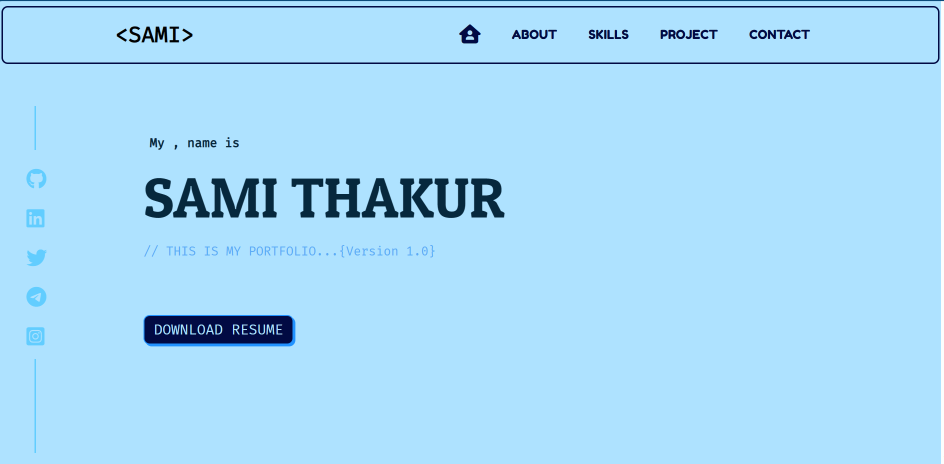
#> input picture Basic/old.png, 1887 x 927 px (shown at 1/2 size)
$ python '4_(contour).py'
#> lines starting #> are read from the running program, lines starting #| are printed output that depends on the picture; after the words box and inside, x2 and y2 are one past the last pixel; in counts of white or black regions, pixels touching at a corner belong together
import cv2 as cv
import numpy as np

# ------- Resizing and Rescaling Images --------- #

def rescale(frame, scale=0.8):
    # Images, Videos and Live Video
#> called with scale = 0.8
    height = int(frame.shape[0]*scale)
#> height = 741
    width = int(frame.shape[1]*scale)
#> width = 1509
    dimensions = (width, height)
#> dimensions = (1509, 741)

    return cv.resize(frame, dimensions, interpolation=cv.INTER_AREA) # (src , dimensions, interpolation)
    # interpolation is the method of how the image is resized
    # INTER_AREA is used for shrinking the image and INTER_LINEAR is used for enlarging the image

img = rescale(cv.imread('old.png'))
# cv.imshow("Plain",img)

gray = cv.cvtColor(img , cv.COLOR_RGB2GRAY)
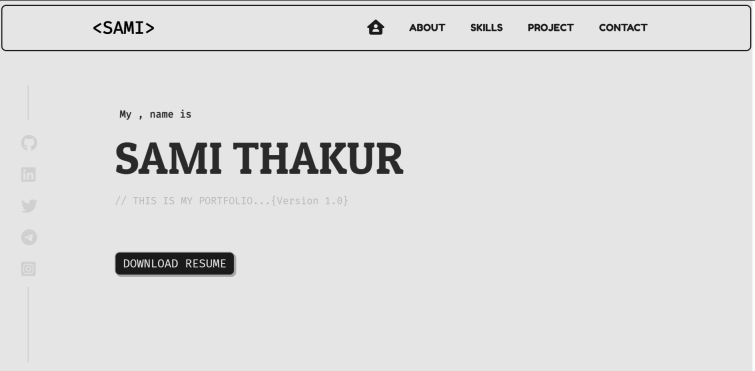
#> gray: shape (741, 1509) (shown at 1/2 size); min 0, max 252, mean 221.5
# cv.imshow("green" , gray)


canny = cv.Canny(gray , 125 , 175)
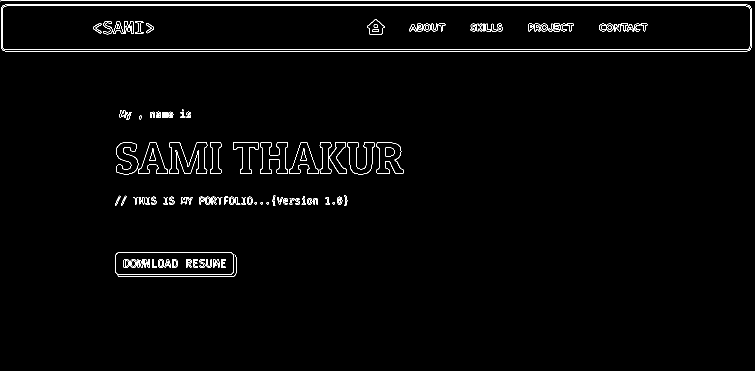
#> canny: shape (741, 1509) (shown at 1/2 size); 1.6% white in thin lines or dots, all inside (x1, y1, x2, y2) = (0, 1, 1509, 554)
canny = cv.dilate(canny , (7,7) , iterations = 3)
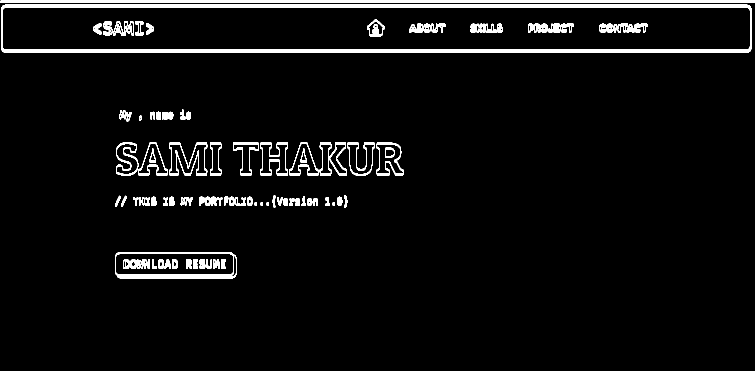
#> canny: shape (741, 1509) (shown at 1/2 size); 4.4% white; 93 white regions, largest, box (x1, y1, x2, y2) and area: (2, 9, 1503, 106) 19832, (0, 1, 1509, 6) 6036, (230, 504, 473, 557) 2980

threshold , thresh = cv.threshold(gray , 150 , 255, cv.THRESH_BINARY)
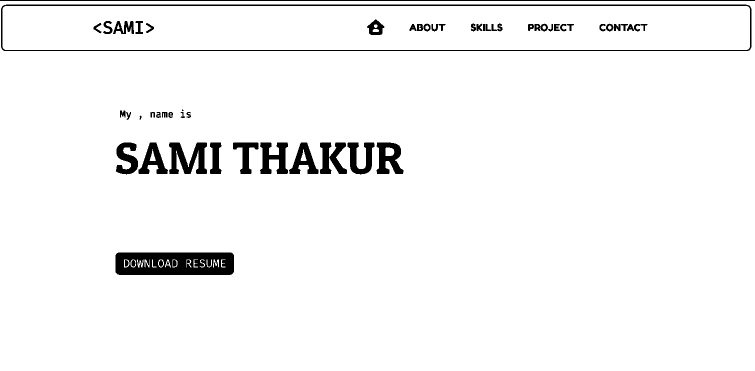
#> thresh: shape (741, 1509) (shown at 1/2 size); 96% white; 57 black regions (1 under 20 px)
# Contour is the outline of the object in the image
# basically the outline of the edges of the image
contour,hirerachy = cv.findContours(canny , cv.RETR_LIST , cv.CHAIN_APPROX_SIMPLE)
#> contour = 300 contours, 137 with area under 20; largest, box (x1, y1, x2, y2) and area: (2, 9, 1503, 106) 143922, (4, 14, 1501, 100) 127087, (230, 504, 473, 557) 12254, (230, 507, 468, 550) 9870, (0, 1, 1509, 6) 4524; hirerachy = 300 rows, first 6: [1, -1, -1, -1], [2, 0, -1, -1], [3, 1, -1, -1], [4, 2, -1, -1], [5, 3, -1, -1], [6, 4, -1, -1]
thresh_contour , thresh_hirerachy = cv.findContours(thresh , cv.RETR_LIST , cv.CHAIN_APPROX_SIMPLE)
#> thresh_contour = 90 contours, 9 with area under 20; largest, box (x1, y1, x2, y2) and area: (0, 2, 1509, 741) 1112904, (1, 8, 1504, 103) 141079, (5, 12, 1500, 100) 129938, (230, 504, 469, 551) 10878, (337, 284, 415, 349) 3110; thresh_hirerachy = 90 rows, first 6: [1, -1, -1, -1], [2, 0, -1, -1], [3, 1, -1, -1], [4, 2, -1, -1], [5, 3, -1, -1], [6, 4, -1, -1]
# (canny , retrieval method , approximation method)
# contour is a python list of all the coordinates of the contours in the image
# hirerachy is the hirerachy of the contours i.e from the outermost contour to the innermost contour
# canny is the image on which the contours are to be found
# cv.RETR_LIST returns all the contours in the image
# instead of cv.RETR_LIST , cv.RETR_EXTERNAL can also be used which returns only the outermost contours
# cv.CHAIN_APPROX_NONE is the method of how the contours are approximated
# instead of cv.CHAIN_APPROX_NONE , cv.CHAIN_APPROX_SIMPLE can also be used which approximates the contours
print(len(contour))
#| 300

blank = np.zeros(img.shape , dtype = "uint8") # plain canvas for drawing the contours
blank[:] = 0,255,0 # green color (BGR) rgb()

cont = cv.drawContours(blank , contour , -1 , (0,0,255) , 1)
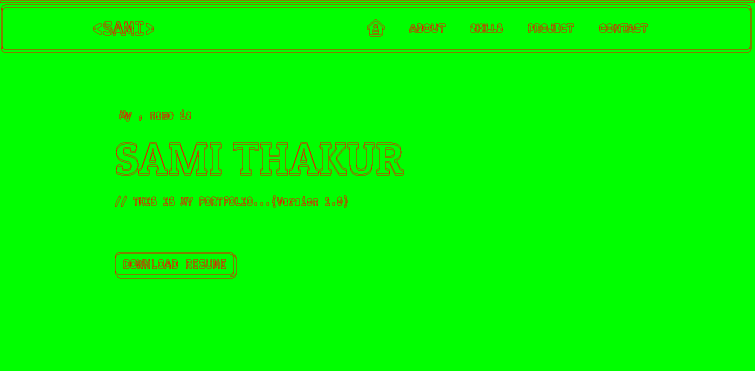
#> cont: shape (741, 1509, 3) (shown at 1/2 size); mean of channels 0, 1, 2 0, 249.8, 5.2; drawn as B, G, R
thresh_cont = cv.drawContours(blank , thresh_contour , -1 , (0,0,255) , 1)
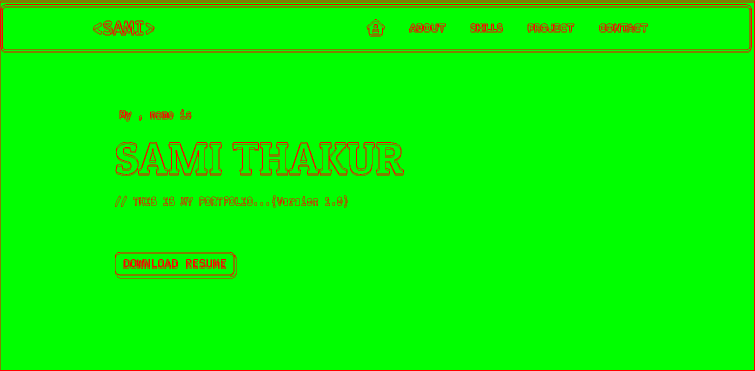
#> thresh_cont: shape (741, 1509, 3) (shown at 1/2 size); mean of channels 0, 1, 2 0, 246.7, 8.3; drawn as B, G, R
cv.imshow("contour" , cont)
cv.imshow("thresh_contour" , thresh_cont)

cv.waitKey(0)
